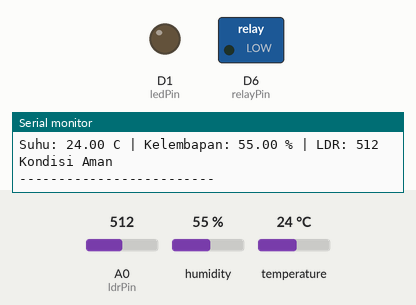
Simulated run of this sketch. Board: ESP8266 (NodeMCU). Shown: switched loads named in the sketch (green lamp = pin HIGH), output pins drawn as LEDs (lit = HIGH), the last lines printed to the serial monitor. The inputs (shaded band) are chosen by the test bench; at power-on: temperature 24 °C, A0 (ldrPin) = 512, humidity 55 %.

Above: at 3.3 s.
3.4 s: temperature set to 33 °C
6.7 s: temperature set to 36 °C
At 7.9 s:
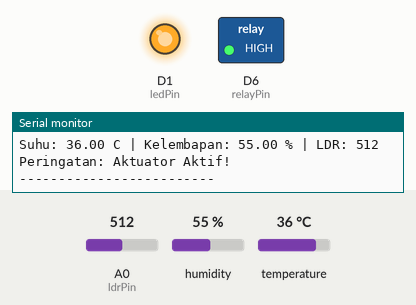
10.0 s: temperature set to 12 °C
At 10.7 s:
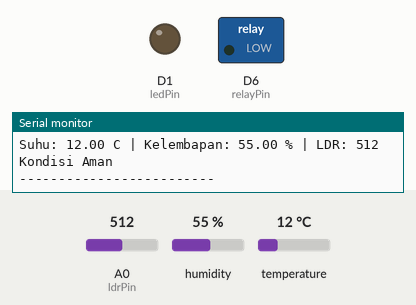
13.3 s: temperature set to 41 °C
At 16.5 s:
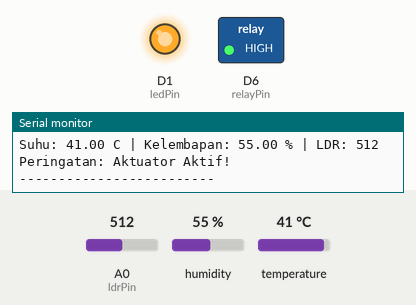
Timing chart, 0 to 17.6 s (numbered marks = the images above; inputs shaded):
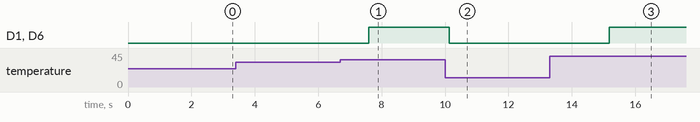

Measured:
- the behaviour switches between 34 and 35 °C on temperature (found by bisection; images 0 and 1)
- after the input at 6.7 s, D1 (ledPin), D6 (relayPin): LOW → HIGH after 0.90 s
- after the input at 10.0 s, D1 (ledPin), D6 (relayPin): HIGH → LOW after 0.13 s
- after the input at 13.3 s, D1 (ledPin), D6 (relayPin): LOW → HIGH after 1.9 s

The sketch:

tugas2.ino
```cpp
#include <DHT.h>

const byte dhtPin = D7;
const byte ldrPin = A0;
const byte relayPin = D6;
const byte ledPin = D1;

#define DHTTYPE DHT11

DHT dht(dhtPin, DHTTYPE);

void setup() {
  Serial.begin(115200);
  dht.begin();

  pinMode(relayPin, OUTPUT);
  pinMode(ledPin, OUTPUT);

  // Relay mati saat awal
  digitalWrite(relayPin, LOW);
  digitalWrite(ledPin, LOW);

  Serial.println("Memulai Sistem Sensor Lingkungan...");
}

void loop() {
  // Membaca sensor
  int ldrValue = analogRead(ldrPin);
  float temp = dht.readTemperature();
  float hum = dht.readHumidity();

  // Cek apakah DHT berhasil dibaca
  if (isnan(temp) || isnan(hum)) {
    Serial.println("Gagal membaca data DHT!");
    delay(2500);
    return;
  }

  // Menampilkan data sensor
  Serial.print("Suhu: ");
  Serial.print(temp);
  Serial.print(" C | Kelembapan: ");
  Serial.print(hum);
  Serial.print(" % | LDR: ");
  Serial.println(ldrValue);

// Rule Engine
if (temp > 34 || ldrValue < 300) {
  digitalWrite(relayPin, HIGH);
    digitalWrite(ledPin, HIGH);
  Serial.println("Peringatan: Aktuator Aktif!");
}
else {
  digitalWrite(relayPin, LOW);
   digitalWrite(ledPin, LOW);
  Serial.println("Kondisi Aman");
}

Serial.println("-------------------------");

delay(2500);
}
```
